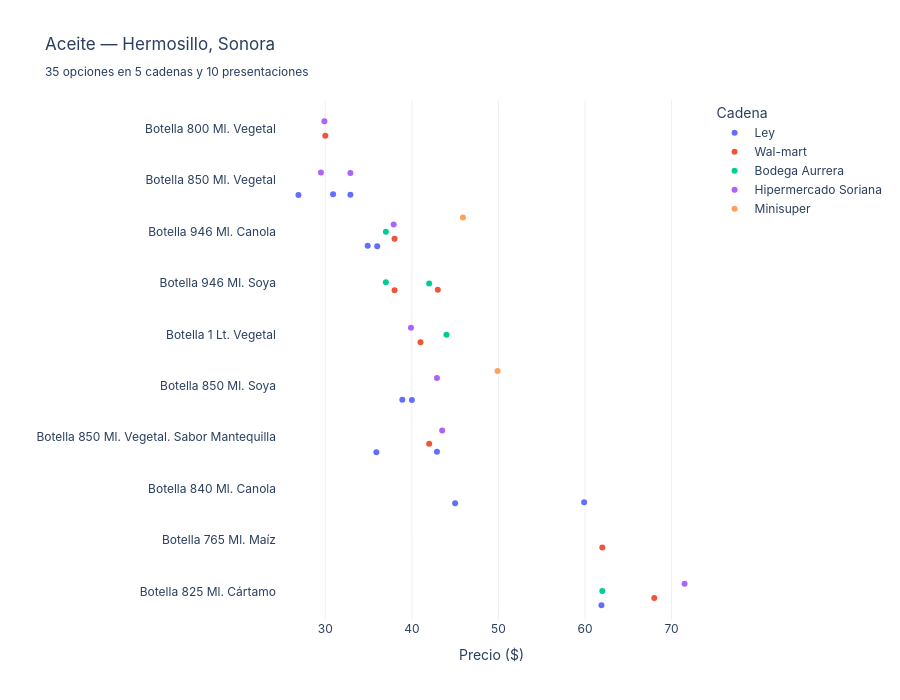
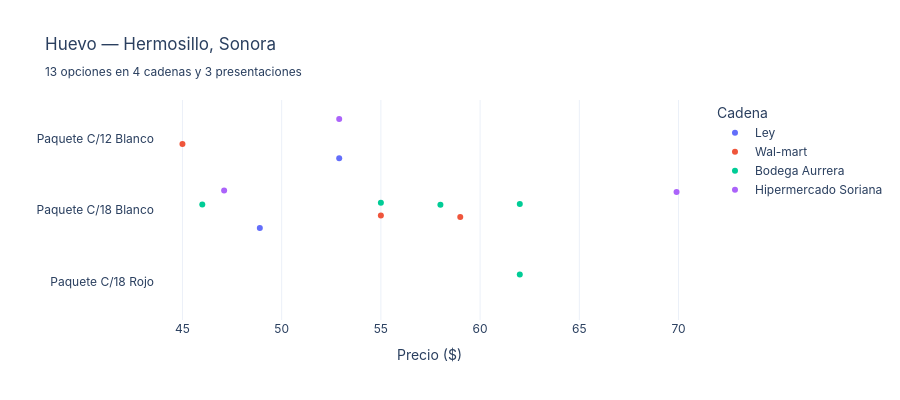
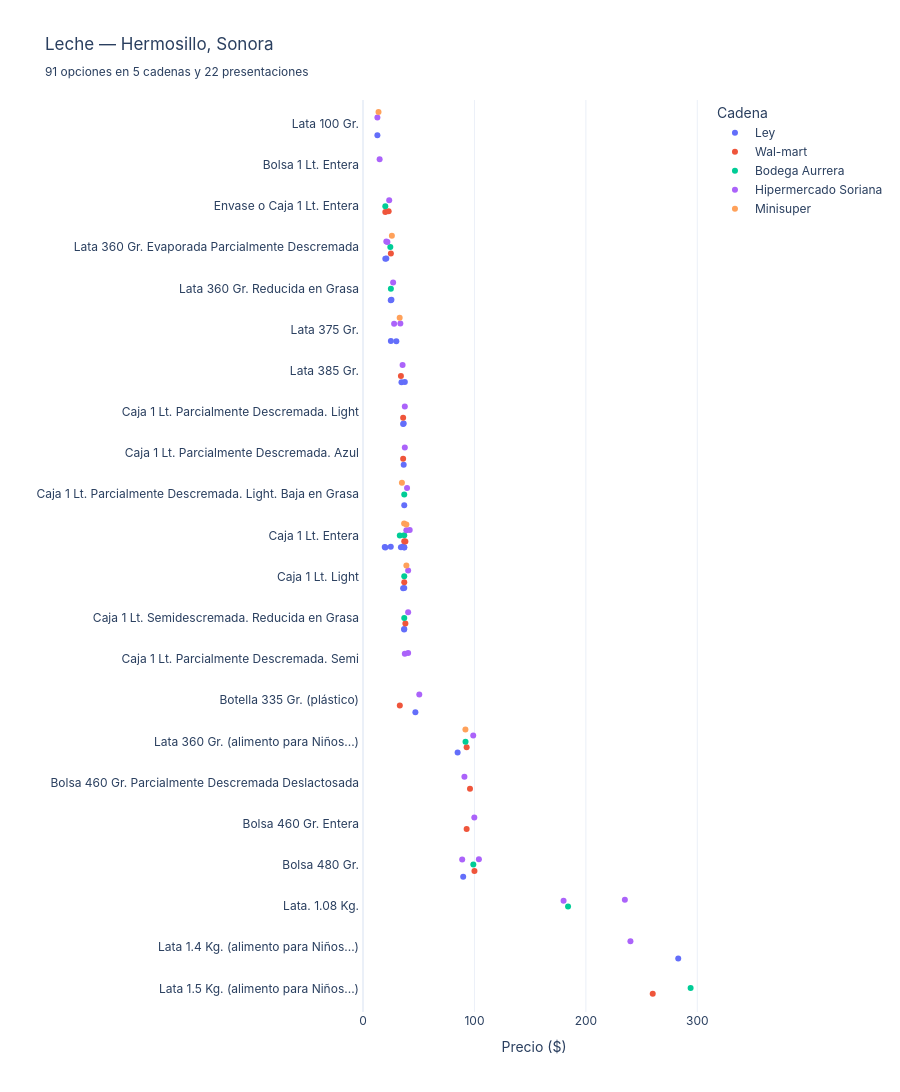

The code cell stored with these charts, in order, in its notebook:
### Code cell
def grafica_detalle_item(df_muni, item_name, estado, municipio):
    """
    Strip plot: cada punto es una opción (marca×cadena).
    Faceteado por presentación.
    El usuario ve TODAS las opciones disponibles.
    """
    df_item = df_muni[df_muni['item_canasta'] == item_name].copy()
    
    if len(df_item) == 0:
        print(f"Sin datos para {item_name}")
        return
    
    # Ordenar presentaciones por precio mediano
    orden_pres = (
        df_item.groupby('presentacion')['precio']
        .median()
        .sort_values()
        .index.tolist()
    )
    
    fig = px.strip(
        df_item,
        x='precio',
        y='presentacion',
        color='cadena_comercial',
        category_orders={'presentacion': orden_pres},
        hover_data=['marca', 'nombre_comercial', 'precio'],
        title=f'{item_name} — {municipio}, {estado}<br>'
              f'<sub>{len(df_item)} opciones en {df_item["cadena_comercial"].nunique()} cadenas '
              f'y {df_item["presentacion"].nunique()} presentaciones</sub>',
    )
    
    fig.update_layout(
        height=max(400, len(orden_pres) * 50 + 200),
        template='plotly_white',
        font=dict(family='Inter, sans-serif'),
        xaxis_title='Precio ($)',
        yaxis_title='',
        legend_title='Cadena',
    )
    
    fig.show()

grafica_detalle_item(df_hmo, 'Aceite', 'Sonora', 'Hermosillo')
grafica_detalle_item(df_hmo, 'Huevo', 'Sonora', 'Hermosillo')
grafica_detalle_item(df_hmo, 'Leche', 'Sonora', 'Hermosillo')

### Figure 1 — Plotly figure (JSON) as saved in the notebook; plotly's stock layout.template omitted (floating-point values rounded to 4 significant figures)
{"data": [{"alignmentgroup": "True", "boxpoints": "all", "customdata": [["More Value", "Ley Sucursal Vado del Rio"], ["Canoil", "Ley Sucursal Blvd. Kino"], ["Capullo", "Ley Sucursal Blvd. Kino"], ["More Value", "Ley Sucursal Blvd. Kino"], ["Nutrioli", "Ley Sucursal Blvd. Kino"], ["Oleico", "Ley Sucursal Blvd. Kino"], ["Sabrosano", "Ley Sucursal Blvd. Kino"], ["Canoil", "Ley Sucursal Vado del Rio"], ["Capullo", "Ley Sucursal Vado del Rio"], ["Nutrioli", "Ley Sucursal Vado del Rio"], ["Sabrosano", "Ley Sucursal Vado del Rio"], ["More Value", "Ley Sucursal Blvd. Kino"]], "fillcolor": "rgba(255,255,255,0)", "hoveron": "points", "hovertemplate": "cadena_comercial=Ley<br>precio=%{x}<br>presentacion=%{y}<br>marca=%{customdata[0]}<br>nombre_comercial=%{customdata[1]}<extra></extra>", "legendgroup": "Ley", "line": {"color": "rgba(255,255,255,0)"}, "marker": {"color": "#636efa"}, "name": "Ley", "offsetgroup": "Ley", "orientation": "h", "pointpos": 0, "showlegend": true, "type": "box", "x": [26.9, 36.0, 59.9, 32.9, 40.0, 61.9, 42.9, 34.9, 45.0, 38.9, 35.9, 30.9], "x0": " ", "xaxis": "x", "y": ["Botella 850 Ml. Vegetal", "Botella 946 Ml. Canola", "Botella 840 Ml. Canola", "Botella 850 Ml. Vegetal", "Botella 850 Ml. Soya", "Botella 825 Ml. Cártamo", "Botella 850 Ml. Vegetal. Sabor Mantequilla", "Botella 946 Ml. Canola", "Botella 840 Ml. Canola", "Botella 850 Ml. Soya", "Botella 850 Ml. Vegetal. Sabor Mantequilla", "Botella 850 Ml. Vegetal"], "y0": " ", "yaxis": "y"}, {"alignmentgroup": "True", "boxpoints": "all", "customdata": [["Canoil", "Walmart Sucursal Boulevard Morelos"], ["Great Value", "Walmart Sucursal Boulevard Morelos"], ["1_2_3", "Walmart Sucursal Boulevard Morelos"], ["Aurrera", "Walmart Sucursal Boulevard Morelos"], ["Mazola", "Walmart Sucursal Boulevard Morelos"], ["Nutrioli", "Walmart Sucursal Boulevard Morelos"], ["Oleico", "Walmart Sucursal Boulevard Morelos"], ["Sabrosano", "Walmart Sucursal Boulevard Morelos"]], "fillcolor": "rgba(255,255,255,0)", "hoveron": "points", "hovertemplate": "cadena_comercial=Wal-mart<br>precio=%{x}<br>presentacion=%{y}<br>marca=%{customdata[0]}<br>nombre_comercial=%{customdata[1]}<extra></extra>", "legendgroup": "Wal-mart", "line": {"color": "rgba(255,255,255,0)"}, "marker": {"color": "#EF553B"}, "name": "Wal-mart", "offsetgroup": "Wal-mart", "orientation": "h", "pointpos": 0, "showlegend": true, "type": "box", "x": [38.0, 38.0, 41.0, 30.0, 62.0, 43.0, 68.0, 42.0], "x0": " ", "xaxis": "x", "y": ["Botella 946 Ml. Canola", "Botella 946 Ml. Soya", "Botella 1 Lt. Vegetal", "Botella 800 Ml. Vegetal", "Botella 765 Ml. Maíz", "Botella 946 Ml. Soya", "Botella 825 Ml. Cártamo", "Botella 850 Ml. Vegetal. Sabor Mantequilla"], "y0": " ", "yaxis": "y"}, {"alignmentgroup": "True", "boxpoints": "all", "customdata": [["Canoil", "Bodega Aurrera Sucursal Camino del Seri"], ["Great Value", "Bodega Aurrera Sucursal Camino del Seri"], ["1_2_3", "Bodega Aurrera Sucursal Camino del Seri"], ["Nutrioli", "Bodega Aurrera Sucursal Camino del Seri"], ["Oleico", "Bodega Aurrera Sucursal Camino del Seri"]], "fillcolor": "rgba(255,255,255,0)", "hoveron": "points", "hovertemplate": "cadena_comercial=Bodega Aurrera<br>precio=%{x}<br>presentacion=%{y}<br>marca=%{customdata[0]}<br>nombre_comercial=%{customdata[1]}<extra></extra>", "legendgroup": "Bodega Aurrera", "line": {"color": "rgba(255,255,255,0)"}, "marker": {"color": "#00cc96"}, "name": "Bodega Aurrera", "offsetgroup": "Bodega Aurrera", "orientation": "h", "pointpos": 0, "showlegend": true, "type": "box", "x": [37.0, 37.0, 44.0, 42.0, 62.0], "x0": " ", "xaxis": "x", "y": ["Botella 946 Ml. Canola", "Botella 946 Ml. Soya", "Botella 1 Lt. Vegetal", "Botella 946 Ml. Soya", "Botella 825 Ml. Cártamo"], "y0": " ", "yaxis": "y"}, {"alignmentgroup": "True", "boxpoints": "all", "customdata": [["1_2_3", "Soriana Hiper Sucursal Vado del Rio"], ["Ave", "Soriana Hiper Sucursal Vado del Rio"], ["Canoil", "Soriana Hiper Sucursal Vado del Rio"], ["Gran Tradición", "Soriana Hiper Sucursal Vado del Rio"], ["Nutrioli", "Soriana Hiper Sucursal Vado del Rio"], ["Oleico", "Soriana Hiper Sucursal Vado del Rio"], ["Precíssimo", "Soriana Hiper Sucursal Vado del Rio"], ["Sabrosano", "Soriana Hiper Sucursal Vado del Rio"]], "fillcolor": "rgba(255,255,255,0)", "hoveron": "points", "hovertemplate": "cadena_comercial=Hipermercado Soriana<br>precio=%{x}<br>presentacion=%{y}<br>marca=%{customdata[0]}<br>nombre_comercial=%{customdata[1]}<extra></extra>", "legendgroup": "Hipermercado Soriana", "line": {"color": "rgba(255,255,255,0)"}, "marker": {"color": "#ab63fa"}, "name": "Hipermercado Soriana", "offsetgroup": "Hipermercado Soriana", "orientation": "h", "pointpos": 0, "showlegend": true, "type": "box", "x": [39.9, 32.9, 37.9, 29.9, 42.9, 71.5, 29.5, 43.5], "x0": " ", "xaxis": "x", "y": ["Botella 1 Lt. Vegetal", "Botella 850 Ml. Vegetal", "Botella 946 Ml. Canola", "Botella 800 Ml. Vegetal", "Botella 850 Ml. Soya", "Botella 825 Ml. Cártamo", "Botella 850 Ml. Vegetal", "Botella 850 Ml. Vegetal. Sabor Mantequilla"], "y0": " ", "yaxis": "y"}, {"alignmentgroup": "True", "boxpoints": "all", "customdata": [["Canoil", "Abarrey Sucursal Yañez"], ["Nutrioli", "Abarrey Sucursal Yañez"]], "fillcolor": "rgba(255,255,255,0)", "hoveron": "points", "hovertemplate": "cadena_comercial=Minisuper<br>precio=%{x}<br>presentacion=%{y}<br>marca=%{customdata[0]}<br>nombre_comercial=%{customdata[1]}<extra></extra>", "legendgroup": "Minisuper", "line": {"color": "rgba(255,255,255,0)"}, "marker": {"color": "#FFA15A"}, "name": "Minisuper", "offsetgroup": "Minisuper", "orientation": "h", "pointpos": 0, "showlegend": true, "type": "box", "x": [45.9, 49.9], "x0": " ", "xaxis": "x", "y": ["Botella 946 Ml. Canola", "Botella 850 Ml. Soya"], "y0": " ", "yaxis": "y"}], "layout": {"boxmode": "group", "font": {"family": "Inter, sans-serif"}, "height": 700, "legend": {"title": {"text": "Cadena"}, "tracegroupgap": 0}, "title": {"text": "Aceite — Hermosillo, Sonora<br><sub>35 opciones en 5 cadenas y 10 presentaciones</sub>"}, "xaxis": {"anchor": "y", "domain": [0, 1], "title": {"text": "Precio ($)"}}, "yaxis": {"anchor": "x", "categoryarray": ["Botella 825 Ml. Cártamo", "Botella 765 Ml. Maíz", "Botella 840 Ml. Canola", "Botella 850 Ml. Vegetal. Sabor Mantequilla", "Botella 850 Ml. Soya", "Botella 1 Lt. Vegetal", "Botella 946 Ml. Soya", "Botella 946 Ml. Canola", "Botella 850 Ml. Vegetal", "Botella 800 Ml. Vegetal"], "categoryorder": "array", "domain": [0, 1], "title": {"text": ""}}}}

### Figure 2 — Plotly figure (JSON) as saved in the notebook; plotly's stock layout.template omitted (floating-point values rounded to 4 significant figures)
{"data": [{"alignmentgroup": "True", "boxpoints": "all", "customdata": [["Bachoco", "Ley Sucursal Vado del Rio"], ["Bachoco", "Ley Sucursal Blvd. Kino"]], "fillcolor": "rgba(255,255,255,0)", "hoveron": "points", "hovertemplate": "cadena_comercial=Ley<br>precio=%{x}<br>presentacion=%{y}<br>marca=%{customdata[0]}<br>nombre_comercial=%{customdata[1]}<extra></extra>", "legendgroup": "Ley", "line": {"color": "rgba(255,255,255,0)"}, "marker": {"color": "#636efa"}, "name": "Ley", "offsetgroup": "Ley", "orientation": "h", "pointpos": 0, "showlegend": true, "type": "box", "x": [48.9, 52.9], "x0": " ", "xaxis": "x", "y": ["Paquete C/18 Blanco", "Paquete C/12 Blanco"], "y0": " ", "yaxis": "y"}, {"alignmentgroup": "True", "boxpoints": "all", "customdata": [["Bachoco", "Walmart Sucursal Boulevard Morelos"], ["Rancho Grande", "Walmart Sucursal Boulevard Morelos"], ["Bachoco", "Walmart Sucursal Boulevard Morelos"]], "fillcolor": "rgba(255,255,255,0)", "hoveron": "points", "hovertemplate": "cadena_comercial=Wal-mart<br>precio=%{x}<br>presentacion=%{y}<br>marca=%{customdata[0]}<br>nombre_comercial=%{customdata[1]}<extra></extra>", "legendgroup": "Wal-mart", "line": {"color": "rgba(255,255,255,0)"}, "marker": {"color": "#EF553B"}, "name": "Wal-mart", "offsetgroup": "Wal-mart", "orientation": "h", "pointpos": 0, "showlegend": true, "type": "box", "x": [59.0, 55.0, 45.0], "x0": " ", "xaxis": "x", "y": ["Paquete C/18 Blanco", "Paquete C/18 Blanco", "Paquete C/12 Blanco"], "y0": " ", "yaxis": "y"}, {"alignmentgroup": "True", "boxpoints": "all", "customdata": [["Aurrera", "Bodega Aurrera Sucursal Camino del Seri"], ["Bachoco", "Bodega Aurrera Sucursal Camino del Seri"], ["Rancho Grande", "Bodega Aurrera Sucursal Camino del Seri"], ["Bachoco", "Bodega Aurrera Sucursal Camino del Seri"], ["Bachoco", "Bodega Aurrera Sucursal Camino del Seri"]], "fillcolor": "rgba(255,255,255,0)", "hoveron": "points", "hovertemplate": "cadena_comercial=Bodega Aurrera<br>precio=%{x}<br>presentacion=%{y}<br>marca=%{customdata[0]}<br>nombre_comercial=%{customdata[1]}<extra></extra>", "legendgroup": "Bodega Aurrera", "line": {"color": "rgba(255,255,255,0)"}, "marker": {"color": "#00cc96"}, "name": "Bodega Aurrera", "offsetgroup": "Bodega Aurrera", "orientation": "h", "pointpos": 0, "showlegend": true, "type": "box", "x": [46.0, 58.0, 55.0, 62.0, 62.0], "x0": " ", "xaxis": "x", "y": ["Paquete C/18 Blanco", "Paquete C/18 Blanco", "Paquete C/18 Blanco", "Paquete C/18 Blanco", "Paquete C/18 Rojo"], "y0": " ", "yaxis": "y"}, {"alignmentgroup": "True", "boxpoints": "all", "customdata": [["Bachoco", "Soriana Hiper Sucursal Vado del Rio"], ["Bachoco", "Soriana Hiper Sucursal Vado del Rio"], ["Precíssimo", "Soriana Hiper Sucursal Vado del Rio"]], "fillcolor": "rgba(255,255,255,0)", "hoveron": "points", "hovertemplate": "cadena_comercial=Hipermercado Soriana<br>precio=%{x}<br>presentacion=%{y}<br>marca=%{customdata[0]}<br>nombre_comercial=%{customdata[1]}<extra></extra>", "legendgroup": "Hipermercado Soriana", "line": {"color": "rgba(255,255,255,0)"}, "marker": {"color": "#ab63fa"}, "name": "Hipermercado Soriana", "offsetgroup": "Hipermercado Soriana", "orientation": "h", "pointpos": 0, "showlegend": true, "type": "box", "x": [52.9, 47.1, 69.9], "x0": " ", "xaxis": "x", "y": ["Paquete C/12 Blanco", "Paquete C/18 Blanco", "Paquete C/18 Blanco"], "y0": " ", "yaxis": "y"}], "layout": {"boxmode": "group", "font": {"family": "Inter, sans-serif"}, "height": 400, "legend": {"title": {"text": "Cadena"}, "tracegroupgap": 0}, "title": {"text": "Huevo — Hermosillo, Sonora<br><sub>13 opciones en 4 cadenas y 3 presentaciones</sub>"}, "xaxis": {"anchor": "y", "domain": [0, 1], "title": {"text": "Precio ($)"}}, "yaxis": {"anchor": "x", "categoryarray": ["Paquete C/18 Rojo", "Paquete C/18 Blanco", "Paquete C/12 Blanco"], "categoryorder": "array", "domain": [0, 1], "title": {"text": ""}}}}

### Figure 3 — Plotly figure (JSON) as saved in the notebook; plotly's stock layout.template omitted (floating-point values rounded to 4 significant figures)
{"data": [{"alignmentgroup": "True", "boxpoints": "all", "customdata": [["Grand Brand", "Ley Sucursal Vado del Rio"], ["La Lechera. Cero", "Ley Sucursal Blvd. Kino"], ["La Lechera. Original", "Ley Sucursal Blvd. Kino"], ["La Lechera. Original", "Ley Sucursal Blvd. Kino"], ["La Lechera. Original", "Ley Sucursal Blvd. Kino"], ["Nido. Entera. Forticrece", "Ley Sucursal Blvd. Kino"], ["Nido. Kinder", "Ley Sucursal Blvd. Kino"], ["Nido. Kinder", "Ley Sucursal Blvd. Kino"], ["Carnation. Clavel", "Ley Sucursal Blvd. Kino"], ["Carnation. Clavel", "Ley Sucursal Blvd. Kino"], ["Alpura", "Ley Sucursal Blvd. Kino"], ["Grand Brand", "Ley Sucursal Blvd. Kino"], ["Lala", "Ley Sucursal Blvd. Kino"], ["Lala", "Ley Sucursal Blvd. Kino"], ["Santa Clara", "Ley Sucursal Blvd. Kino"], ["Santa Clara", "Ley Sucursal Blvd. Kino"], ["La Lechera. Cero", "Ley Sucursal Vado del Rio"], ["Carnation. Clavel", "Ley Sucursal Vado del Rio"], ["Carnation. Clavel", "Ley Sucursal Vado del Rio"], ["Alpura", "Ley Sucursal Vado del Rio"], ["Lala", "Ley Sucursal Vado del Rio"], ["Lala", "Ley Sucursal Vado del Rio"], ["San Marcos", "Ley Sucursal Vado del Rio"], ["Santa Clara", "Ley Sucursal Vado del Rio"], ["Santa Clara", "Ley Sucursal Vado del Rio"], ["La Lechera. Original", "Ley Sucursal Blvd. Kino"], ["Alpura. Clásica", "Ley Sucursal Blvd. Kino"], ["Lala", "Ley Sucursal Blvd. Kino"]], "fillcolor": "rgba(255,255,255,0)", "hoveron": "points", "hovertemplate": "cadena_comercial=Ley<br>precio=%{x}<br>presentacion=%{y}<br>marca=%{customdata[0]}<br>nombre_comercial=%{customdata[1]}<extra></extra>", "legendgroup": "Ley", "line": {"color": "rgba(255,255,255,0)"}, "marker": {"color": "#636efa"}, "name": "Ley", "offsetgroup": "Ley", "orientation": "h", "pointpos": 0, "showlegend": true, "type": "box", "x": [19.5, 37.5, 47.0, 12.9, 29.9, 89.9, 282.9, 84.9, 20.0, 24.9, 36.5, 20.0, 37.0, 36.9, 37.0, 37.0, 34.5, 20.9, 25.5, 36.0, 34.0, 37.0, 24.9, 35.9, 36.0, 25.0, 36.5, 37.0], "x0": " ", "xaxis": "x", "y": ["Caja 1 Lt. Entera", "Lata 385 Gr.", "Botella 335 Gr. (plástico)", "Lata 100 Gr.", "Lata 375 Gr.", "Bolsa 480 Gr.", "Lata 1.4 Kg. (alimento para Niños...)", "Lata 360 Gr. (alimento para Niños...)", "Lata 360 Gr. Evaporada Parcialmente Descremada", "Lata 360 Gr. Reducida en Grasa", "Caja 1 Lt. Parcialmente Descremada. Light", "Caja 1 Lt. Entera", "Caja 1 Lt. Entera", "Caja 1 Lt. Semidescremada. Reducida en Grasa", "Caja 1 Lt. Entera", "Caja 1 Lt. Light", "Lata 385 Gr.", "Lata 360 Gr. Evaporada Parcialmente Descremada", "Lata 360 Gr. Reducida en Grasa", "Caja 1 Lt. Parcialmente Descremada. Light", "Caja 1 Lt. Entera", "Caja 1 Lt. Semidescremada. Reducida en Grasa", "Caja 1 Lt. Entera", "Caja 1 Lt. Entera", "Caja 1 Lt. Light", "Lata 375 Gr.", "Caja 1 Lt. Parcialmente Descremada. Azul", "Caja 1 Lt. Parcialmente Descremada. Light. Baja en Grasa"], "y0": " ", "yaxis": "y"}, {"alignmentgroup": "True", "boxpoints": "all", "customdata": [["Great Value", "Walmart Sucursal Boulevard Morelos"], ["Santa Clara", "Walmart Sucursal Boulevard Morelos"], ["Great Value", "Walmart Sucursal Hermosillo"], ["La Lechera. Cero", "Walmart Sucursal Boulevard Morelos"], ["La Lechera. Original", "Walmart Sucursal Boulevard Morelos"], ["Alpura. Clásica", "Walmart Sucursal Boulevard Morelos"], ["Alpura. Deslactosada", "Walmart Sucursal Boulevard Morelos"], ["Nido. Entera. Forticrece", "Walmart Sucursal Boulevard Morelos"], ["Nido. Kinder", "Walmart Sucursal Boulevard Morelos"], ["Nido. Kinder", "Walmart Sucursal Boulevard Morelos"], ["Carnation. Clavel", "Walmart Sucursal Boulevard Morelos"], ["Alpura", "Walmart Sucursal Boulevard Morelos"], ["Alpura. Clásica", "Walmart Sucursal Boulevard Morelos"], ["Lala", "Walmart Sucursal Boulevard Morelos"], ["Lala", "Walmart Sucursal Boulevard Morelos"], ["Santa Clara", "Walmart Sucursal Boulevard Morelos"]], "fillcolor": "rgba(255,255,255,0)", "hoveron": "points", "hovertemplate": "cadena_comercial=Wal-mart<br>precio=%{x}<br>presentacion=%{y}<br>marca=%{customdata[0]}<br>nombre_comercial=%{customdata[1]}<extra></extra>", "legendgroup": "Wal-mart", "line": {"color": "rgba(255,255,255,0)"}, "marker": {"color": "#EF553B"}, "name": "Wal-mart", "offsetgroup": "Wal-mart", "orientation": "h", "pointpos": 0, "showlegend": true, "type": "box", "x": [23.0, 37.0, 20.0, 34.0, 33.0, 93.0, 96.0, 100.0, 260.0, 93.0, 25.0, 36.0, 36.0, 38.0, 38.0, 37.0], "x0": " ", "xaxis": "x", "y": ["Envase o Caja 1 Lt. Entera", "Caja 1 Lt. Entera", "Envase o Caja 1 Lt. Entera", "Lata 385 Gr.", "Botella 335 Gr. (plástico)", "Bolsa 460 Gr. Entera", "Bolsa 460 Gr. Parcialmente Descremada Deslactosada", "Bolsa 480 Gr.", "Lata 1.5 Kg. (alimento para Niños...)", "Lata 360 Gr. (alimento para Niños...)", "Lata 360 Gr. Evaporada Parcialmente Descremada", "Caja 1 Lt. Parcialmente Descremada. Light", "Caja 1 Lt. Parcialmente Descremada. Azul", "Caja 1 Lt. Entera", "Caja 1 Lt. Semidescremada. Reducida en Grasa", "Caja 1 Lt. Light"], "y0": " ", "yaxis": "y"}, {"alignmentgroup": "True", "boxpoints": "all", "customdata": [["Great Value", "Bodega Aurrera Sucursal Camino del Seri"], ["Santa Clara", "Bodega Aurrera Sucursal Camino del Seri"], ["Nido. Entera. Forticrece", "Bodega Aurrera Sucursal Camino del Seri"], ["Nido. Entera. Forticrece", "Bodega Aurrera Sucursal Camino del Seri"], ["Nido. Kinder", "Bodega Aurrera Sucursal Camino del Seri"], ["Nido. Kinder", "Bodega Aurrera Sucursal Camino del Seri"], ["Carnation. Clavel", "Bodega Aurrera Sucursal Camino del Seri"], ["Carnation. Clavel", "Bodega Aurrera Sucursal Camino del Seri"], ["Lala", "Bodega Aurrera Sucursal Camino del Seri"], ["Lala", "Bodega Aurrera Sucursal Camino del Seri"], ["Lala", "Bodega Aurrera Sucursal Camino del Seri"], ["Santa Clara", "Bodega Aurrera Sucursal Camino del Seri"]], "fillcolor": "rgba(255,255,255,0)", "hoveron": "points", "hovertemplate": "cadena_comercial=Bodega Aurrera<br>precio=%{x}<br>presentacion=%{y}<br>marca=%{customdata[0]}<br>nombre_comercial=%{customdata[1]}<extra></extra>", "legendgroup": "Bodega Aurrera", "line": {"color": "rgba(255,255,255,0)"}, "marker": {"color": "#00cc96"}, "name": "Bodega Aurrera", "offsetgroup": "Bodega Aurrera", "orientation": "h", "pointpos": 0, "showlegend": true, "type": "box", "x": [20.0, 33.0, 99.0, 184.0, 294.0, 92.0, 24.5, 25.0, 37.0, 37.0, 37.0, 37.0], "x0": " ", "xaxis": "x", "y": ["Envase o Caja 1 Lt. Entera", "Caja 1 Lt. Entera", "Bolsa 480 Gr.", "Lata. 1.08 Kg.", "Lata 1.5 Kg. (alimento para Niños...)", "Lata 360 Gr. (alimento para Niños...)", "Lata 360 Gr. Evaporada Parcialmente Descremada", "Lata 360 Gr. Reducida en Grasa", "Caja 1 Lt. Entera", "Caja 1 Lt. Parcialmente Descremada. Light. Baja en Grasa", "Caja 1 Lt. Semidescremada. Reducida en Grasa", "Caja 1 Lt. Light"], "y0": " ", "yaxis": "y"}, {"alignmentgroup": "True", "boxpoints": "all", "customdata": [["La Lechera. Cero", "Soriana Hiper Sucursal Vado del Rio"], ["La Lechera. Original", "Soriana Hiper Sucursal Vado del Rio"], ["La Lechera. Original", "Soriana Hiper Sucursal Vado del Rio"], ["La Lechera. Original", "Soriana Hiper Sucursal Vado del Rio"], ["Alpura. Clásica", "Soriana Hiper Sucursal Vado del Rio"], ["Alpura. Deslactosada", "Soriana Hiper Sucursal Vado del Rio"], ["Nido. Entera. Forticrece", "Soriana Hiper Sucursal Vado del Rio"], ["Nido. Entera. Forticrece", "Soriana Hiper Sucursal Vado del Rio"], ["Nido. Kinder", "Soriana Hiper Sucursal Vado del Rio"], ["Nido. Kinder", "Soriana Hiper Sucursal Vado del Rio"], ["Carnation. Clavel", "Soriana Hiper Sucursal Vado del Rio"], ["Carnation. Clavel", "Soriana Hiper Sucursal Vado del Rio"], ["Alpura", "Soriana Hiper Sucursal Vado del Rio"], ["Alpura. Clásica", "Soriana Hiper Sucursal Vado del Rio"], ["Lala", "Soriana Hiper Sucursal Vado del Rio"], ["Santa Clara", "Soriana Hiper Sucursal Vado del Rio"], ["Valley Foods", "Soriana Hiper Sucursal Vado del Rio"], ["Valley Foods", "Soriana Hiper Sucursal Vado del Rio"], ["La Lechera. Original", "Soriana Hiper Sucursal Vado del Rio"], ["Nido. Entera. Forticrece", "Soriana Hiper Sucursal Vado del Rio"], ["Nido. Entera. Forticrece", "Soriana Hiper Sucursal Vado del Rio"], ["Carnation. Clavel", "Soriana Hiper Sucursal Vado del Rio"], ["Alpura", "Soriana Hiper Sucursal Vado del Rio"], ["Alpura", "Soriana Hiper Sucursal Vado del Rio"], ["Lala", "Soriana Hiper Sucursal Vado del Rio"], ["Lala", "Soriana Hiper Sucursal Vado del Rio"], ["Santa Clara", "Soriana Hiper Sucursal Vado del Rio"]], "fillcolor": "rgba(255,255,255,0)", "hoveron": "points", "hovertemplate": "cadena_comercial=Hipermercado Soriana<br>precio=%{x}<br>presentacion=%{y}<br>marca=%{customdata[0]}<br>nombre_comercial=%{customdata[1]}<extra></extra>", "legendgroup": "Hipermercado Soriana", "line": {"color": "rgba(255,255,255,0)"}, "marker": {"color": "#ab63fa"}, "name": "Hipermercado Soriana", "offsetgroup": "Hipermercado Soriana", "orientation": "h", "pointpos": 0, "showlegend": true, "type": "box", "x": [35.5, 50.5, 12.9, 27.9, 99.9, 91.0, 104.0, 180.0, 240.0, 98.9, 20.9, 27.0, 40.5, 37.5, 38.9, 41.9, 14.9, 23.5, 33.5, 89.0, 235.0, 21.9, 37.5, 37.5, 39.5, 40.5, 40.5], "x0": " ", "xaxis": "x", "y": ["Lata 385 Gr.", "Botella 335 Gr. (plástico)", "Lata 100 Gr.", "Lata 375 Gr.", "Bolsa 460 Gr. Entera", "Bolsa 460 Gr. Parcialmente Descremada Deslactosada", "Bolsa 480 Gr.", "Lata. 1.08 Kg.", "Lata 1.4 Kg. (alimento para Niños...)", "Lata 360 Gr. (alimento para Niños...)", "Lata 360 Gr. Evaporada Parcialmente Descremada", "Lata 360 Gr. Reducida en Grasa", "Caja 1 Lt. Parcialmente Descremada. Semi", "Caja 1 Lt. Parcialmente Descremada. Azul", "Caja 1 Lt. Entera", "Caja 1 Lt. Entera", "Bolsa 1 Lt. Entera", "Envase o Caja 1 Lt. Entera", "Lata 375 Gr.", "Bolsa 480 Gr.", "Lata. 1.08 Kg.", "Lata 360 Gr. Evaporada Parcialmente Descremada", "Caja 1 Lt. Parcialmente Descremada. Light", "Caja 1 Lt. Parcialmente Descremada. Semi", "Caja 1 Lt. Parcialmente Descremada. Light. Baja en Grasa", "Caja 1 Lt. Semidescremada. Reducida en Grasa", "Caja 1 Lt. Light"], "y0": " ", "yaxis": "y"}, {"alignmentgroup": "True", "boxpoints": "all", "customdata": [["La Lechera. Original", "Abarrey Sucursal Yañez"], ["La Lechera. Original", "Abarrey Sucursal Yañez"], ["Nido. Kinder", "Abarrey Sucursal Yañez"], ["Carnation. Clavel", "Abarrey Sucursal Yañez"], ["Lala", "Abarrey Sucursal Yañez"], ["Lala", "Abarrey Sucursal Yañez"], ["Santa Clara", "Abarrey Sucursal Yañez"], ["Santa Clara", "Abarrey Sucursal Yañez"]], "fillcolor": "rgba(255,255,255,0)", "hoveron": "points", "hovertemplate": "cadena_comercial=Minisuper<br>precio=%{x}<br>presentacion=%{y}<br>marca=%{customdata[0]}<br>nombre_comercial=%{customdata[1]}<extra></extra>", "legendgroup": "Minisuper", "line": {"color": "rgba(255,255,255,0)"}, "marker": {"color": "#FFA15A"}, "name": "Minisuper", "offsetgroup": "Minisuper", "orientation": "h", "pointpos": 0, "showlegend": true, "type": "box", "x": [13.9, 32.9, 91.9, 25.9, 36.9, 34.9, 38.9, 38.9], "x0": " ", "xaxis": "x", "y": ["Lata 100 Gr.", "Lata 375 Gr.", "Lata 360 Gr. (alimento para Niños...)", "Lata 360 Gr. Evaporada Parcialmente Descremada", "Caja 1 Lt. Entera", "Caja 1 Lt. Parcialmente Descremada. Light. Baja en Grasa", "Caja 1 Lt. Entera", "Caja 1 Lt. Light"], "y0": " ", "yaxis": "y"}], "layout": {"boxmode": "group", "font": {"family": "Inter, sans-serif"}, "height": 1300, "legend": {"title": {"text": "Cadena"}, "tracegroupgap": 0}, "title": {"text": "Leche — Hermosillo, Sonora<br><sub>91 opciones en 5 cadenas y 22 presentaciones</sub>"}, "xaxis": {"anchor": "y", "domain": [0, 1], "title": {"text": "Precio ($)"}}, "yaxis": {"anchor": "x", "categoryarray": ["Lata 1.5 Kg. (alimento para Niños...)", "Lata 1.4 Kg. (alimento para Niños...)", "Lata. 1.08 Kg.", "Bolsa 480 Gr.", "Bolsa 460 Gr. Entera", "Bolsa 460 Gr. Parcialmente Descremada Deslactosada", "Lata 360 Gr. (alimento para Niños...)", "Botella 335 Gr. (plástico)", "Caja 1 Lt. Parcialmente Descremada. Semi", "Caja 1 Lt. Semidescremada. Reducida en Grasa", "Caja 1 Lt. Light", "Caja 1 Lt. Entera", "Caja 1 Lt. Parcialmente Descremada. Light. Baja en Grasa", "Caja 1 Lt. Parcialmente Descremada. Azul", "Caja 1 Lt. Parcialmente Descremada. Light", "Lata 385 Gr.", "Lata 375 Gr.", "Lata 360 Gr. Reducida en Grasa", "Lata 360 Gr. Evaporada Parcialmente Descremada", "Envase o Caja 1 Lt. Entera", "Bolsa 1 Lt. Entera", "Lata 100 Gr."], "categoryorder": "array", "domain": [0, 1], "title": {"text": ""}}}}
